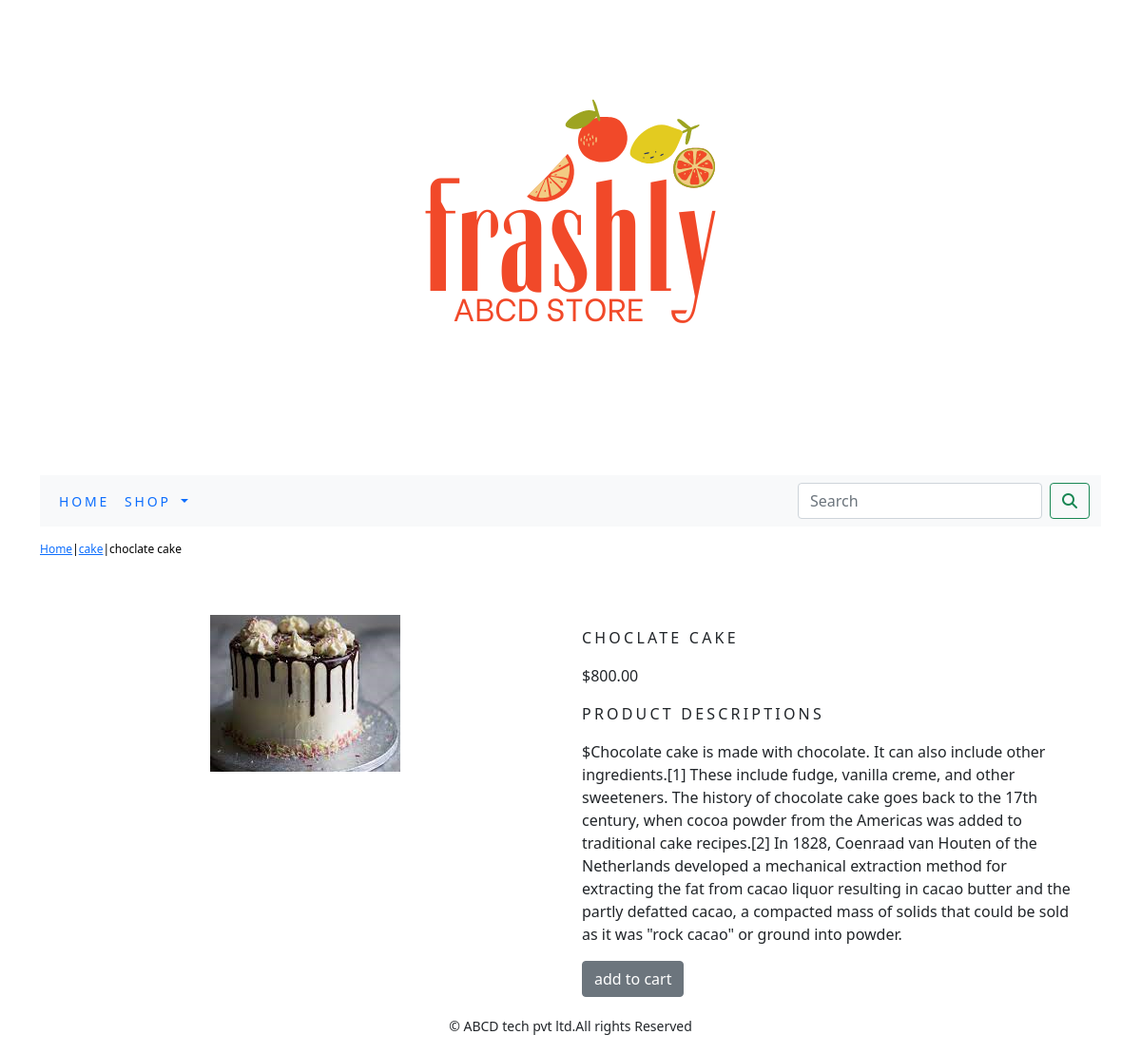
Page /ecomapp/cake/choclate-cake/ on the committed database.
### ecomapp/models.py (models this page shows, shortened)
class Product(models.Model):
    name=models.CharField(max_length=250,unique=True)
    slug=models.SlugField(max_length=250,unique=True)
    description=models.TextField(blank=True)
    price=models.DecimalField(max_digits=10,decimal_places=2)
    category=models.ForeignKey(Category,on_delete=models.CASCADE)
    image=models.ImageField(upload_to='product',blank=True)
    stock=models.IntegerField()
    available=models.BooleanField(default=True)
    created=models.DateTimeField(auto_now_add=True)
    updated=models.DateTimeField(auto_now=True)
    class Meta:
        ordering=('name',)
        verbose_name='product'
        verbose_name_plural='products'

class Category(models.Model):
    name=models.CharField(max_length=250,unique=True)
    slug=models.SlugField(max_length=250,unique=True)
    description=models.TextField(blank=True)
    image=models.ImageField(upload_to='category',blank=True)
    class Meta:
      ordering=('name',)
      verbose_name='category'
      verbose_name_plural='categories'
    def get_url(self):
       return reverse('ecomapp:product_by_category',args=[self.slug])
    def __str__(self):
        return '{}'.format(self.name)

### ecomapp/views.py (the view)
# urls.py: path('<slug:c_slug>/<slug:product_slug>/',views.proDetail,name='prodCatdetails')
def proDetail(request,c_slug,product_slug):
    try:
        product=Product.objects.get(category__slug=c_slug,slug=product_slug)
    except Exception as e:
        raise e
    return render(request,'product.html',{'product':product})

### cart/context_processors.py (called while the page is built)
def counter(request):
    item_count=0
    if 'admin' in request.path:
        return {}
    else:
        try:
           cart=Cart.objects.filter(cart_id=_cart_id(request))
           cart_item=CartItem.objects.all().filter(cart=cart[:1])
           for cart_item in cart_item:
             item_count += cart_item.quantity
        except Cart.DoesNotExist:
            item_count=0
    return dict(item_count=item_count)

### cart/views.py (called while the page is built)
def _cart_id(request):
    cart=request.session.session_key
    if not cart:
        cart=request.session.create()
    return cart

### ecomapp/context_processors.py (called while the page is built)
def menu_links(request):
    links=Category.objects.all()
    return dict(links=links)

### templates/product.html (shortened to what this page needs)
{% extends 'base.html' %}
{% load static %}
{% block content %}
   <div class="row my_pro_row_class">
       <div class="mx_auto">
           <p><a href="{% url 'ecomapp:allProCat' %}">Home</a>|<a href="{{product.category.get_url}}">{{product.category}}</a>|{{product.name}}</p>
       </div>
   </div>
<div class="container">
<br>
<div class="row">
    <div class="col-12 col-sm-12 col-md-12 col-lg-6 text-center">
        <div style="min-width:10em">
            <img src="{{product.image.url}}" alt="{{product.name}}">
        </div>
        </div>
        <div class="col-12 col-sm-12 col-md-12 col-lg-6" >
            <div>
            <h1 class="my_pro_title">{{product.name}}</h1>
            <p>${{product.price}}</p>
            <p class="my_title">product Descriptions</p>
            <p class="text-justify my_pro_text">${{product.description}}</p>
            {% if product.stock <= 0 %}
            <p class="text-justify my_pro_text"><b>Out Of Stock</b></p>
            {% else %}
            <a class="btn btn-secondary" href="{% url 'cart:add_cart' product.id %}">add to cart</a>
            {% endif %}
        </div>
    </div>
</div>
</div>
</div>
{% endblock %}

### static/css/custom.css (style rules this page uses)
.my_title { font-size:16px; text-transform:uppercase; letter-spacing:.2em; }
.my_pro_row_class { padding-top:15px; padding-bottom:20px; }
.my_pro_row_class .mx_auto { color:#000; font-size:12px; text-decoration:none; }
.my_pro_title { font-size:16px; text-transform:uppercase; letter-spacing: .2em; padding-top:15px; padding-bottom:10px; }
.my_pro_text { padding-right:20px; }

### rows in the picture
Product: category "cake", name "choclate cake", image (picture), name "CHOCLATE CAKE", price "800.00", description "Chocolate cake is made with chocolate. It can also include other ingredients.[1] These include fudge, vanilla creme, and other sweeteners. The history of chocolate cake goes back to the 17th century, when cocoa powder from the Americas was added to traditional cake recipes.[2] In 1828, Coenraad van Houten of the Netherlands developed a mechanical extraction method for extracting the fat from cacao liquor resulting in cacao butter and the partly defatted cacao, a compacted mass of solids that could be sold as it was \"rock cacao\" or ground into powder."
